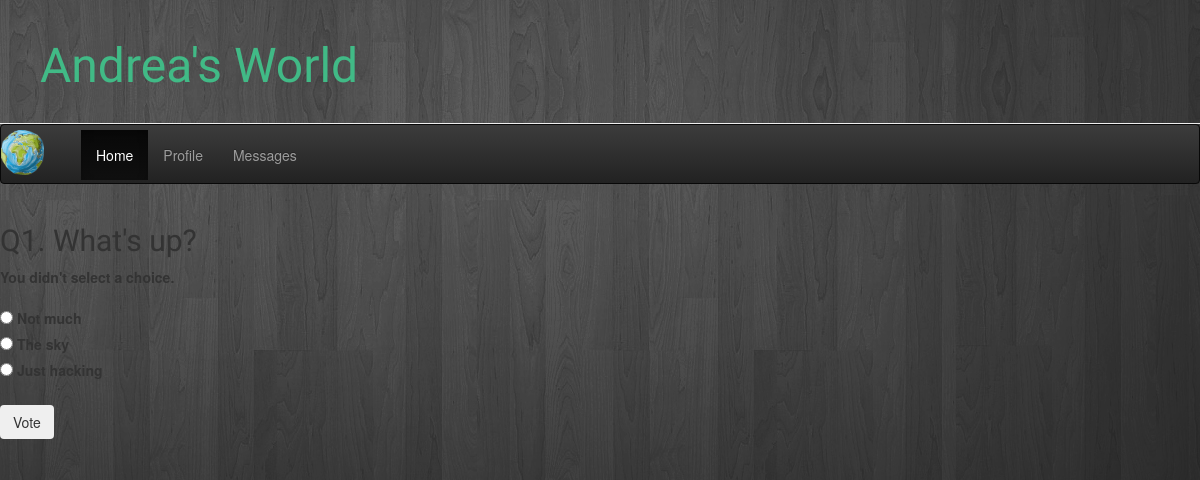
The page /polls/1/vote/ on the database its author committed.
### polls/models.py (models this page shows, shortened)
@python_2_unicode_compatible
class Question(models.Model):
    question_text = models.CharField(max_length=200)
    pub_date = models.DateTimeField('date published')

@python_2_unicode_compatible
class Choice(models.Model):
    question = models.ForeignKey(Question, on_delete=models.CASCADE)
    choice_text = models.CharField(max_length=200)
    votes = models.IntegerField(default=0)

### polls/views.py (the view)
# urls.py: url(r'^(?P<question_id>[0-9]+)/vote/$', views.vote, name='vote'),
def vote(request, question_id):
    question = get_object_or_404(Question, pk=question_id)
    try:
        selected_choice = question.choice_set.get(pk=request.POST['choice'])
    except (KeyError, Choice.DoesNotExist):
        return render(request, 'polls/detail.html', {
                      'question': question,
                      'error_message': "You didn't select a choice.",
                      })
    else:
        selected_choice.votes += 1
        selected_choice.save()
        return HttpResponseRedirect(reverse('polls:results', args=(question.id,)))

### polls/templates/polls/detail.html (shortened to what this page needs)
{% extends "polls/base.html" %}
{% block content %}
<row centered>
    <column cols="6">
        <h2>Q{{ question.id }}. {{ question.question_text }}</h2>
        {% if error_message %}<p><strong>{{ error_message }}</strong></p>{% endif %}
        <form action="{% url 'polls:vote' question.id %}" method="post">
            <section id = "question-box">
                {% for choice in question.choice_set.all %}
                <input type="radio" name="choice" id="choice{{ forloop.counter }}" value="{{ choice.id }}" />
                <label for="choice{{ forloop.counter }}">{{ choice.choice_text }}</label><br />
                {% endfor %}
            </section>
            <section>
            <input class="btn" type="submit" value="Vote" />
            </section>
        </form>
    </column>
</row>
{% endblock %}

### polls/static/polls/style.css (style rules this page uses)
h1, h2, h3, h4 { font-family: 'Life Savers'; }
body { background: white url("images/grey-background.png") no-repeat right bottom; }
#question-box { padding-top: 10px; padding-bottom: 20px; }

### rows shown on the page
Question: id "1", question_text "What's up?"
Choice: choice_text "Not much"
Choice: choice_text "The sky"
Choice: choice_text "Just hacking"

### other values the page prints
{{ error_message }} "You didn't select a choice."
